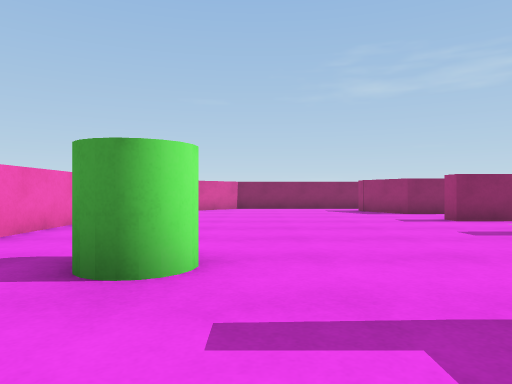
View 1 (above)

24 first-person views from a walk through a 3-D level made in the Unity game engine. The camera is 0.62 m above the floor, looks level and sees 70° across. The floor is counted in squares, 1 m on a side. Each view is taken from the middle of a square. On the plan, view 1 faces up. The plan holds only what a view shows up to about 10 squares ahead; the rest is blank. The place goes on beyond the plan. Surface patterns are stand-ins for the level's own textures.

View 2
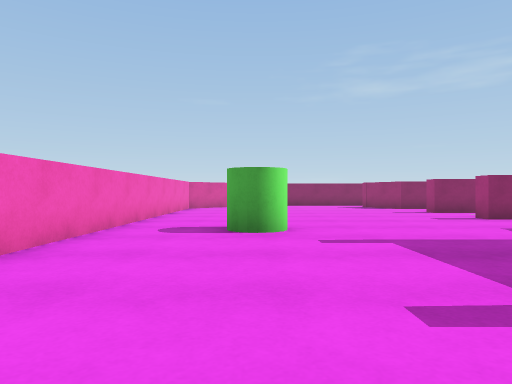

View 3
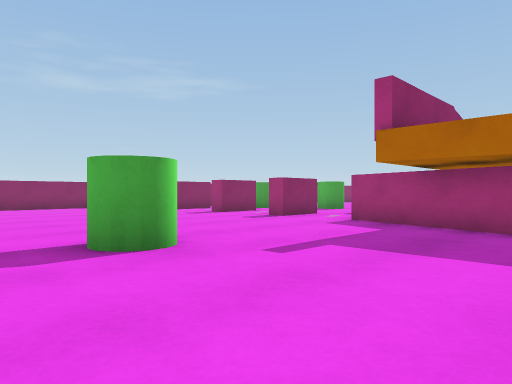

View 4
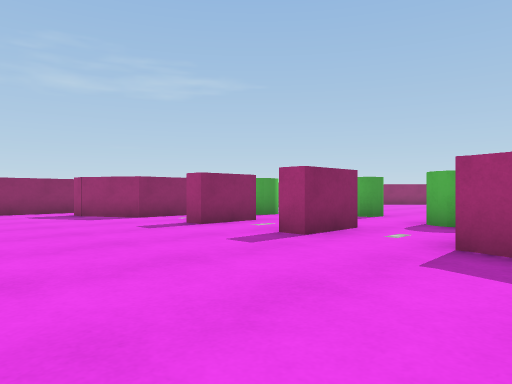

View 5
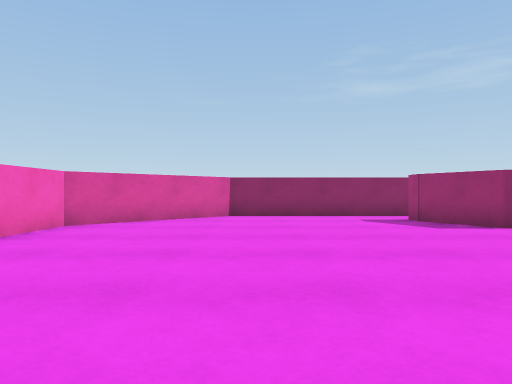

View 6
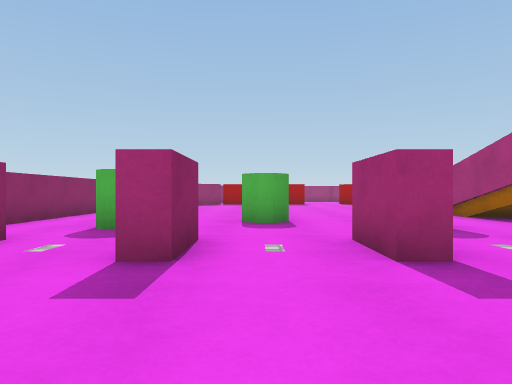

View 7
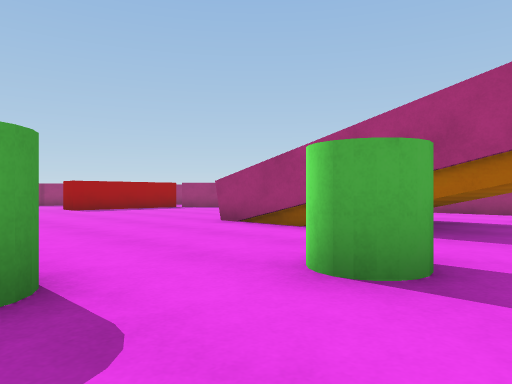

View 8
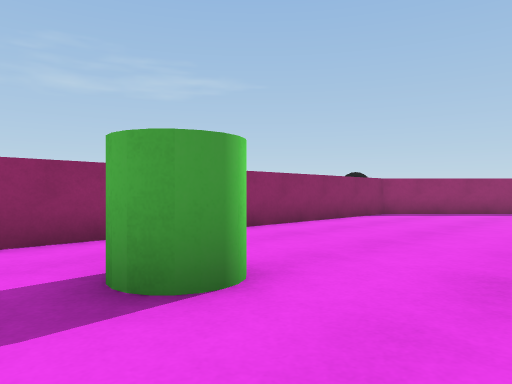

View 9
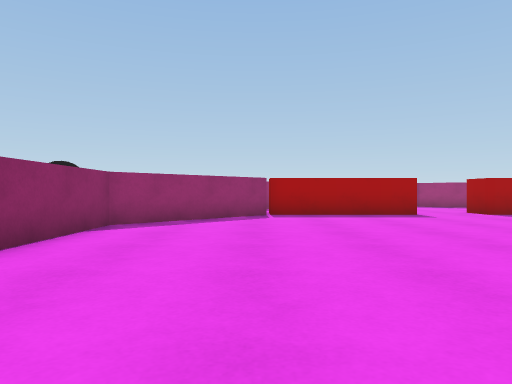

View 10
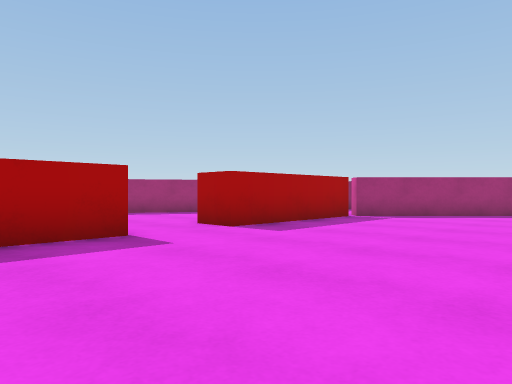

View 11
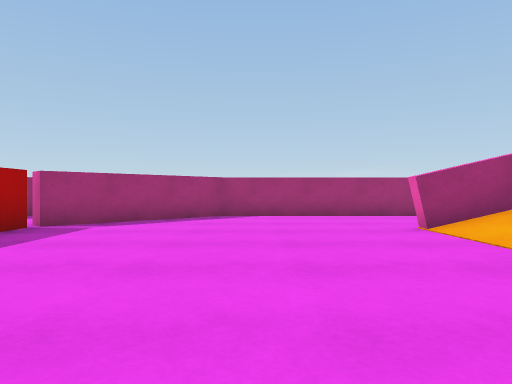

View 12
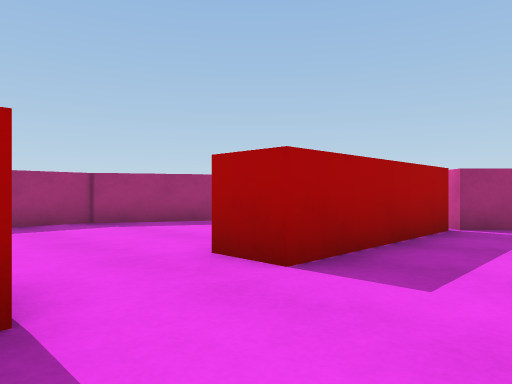

View 13
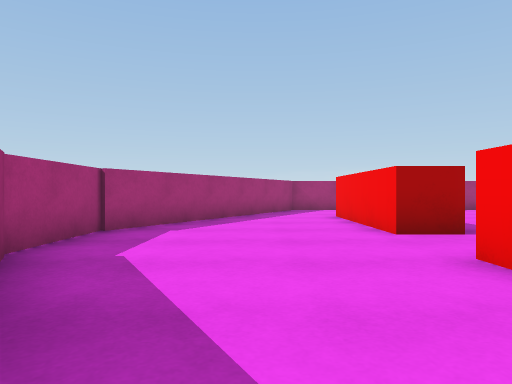

View 14
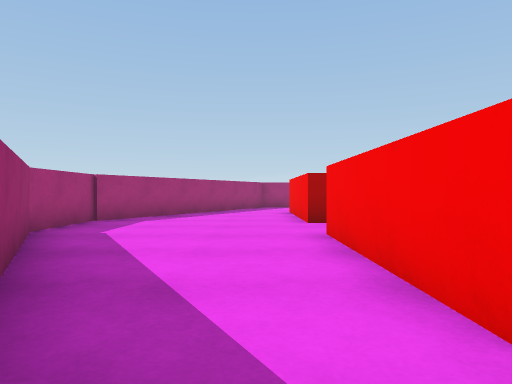

View 15
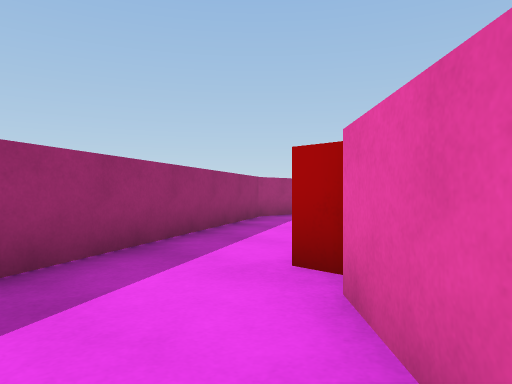

View 16
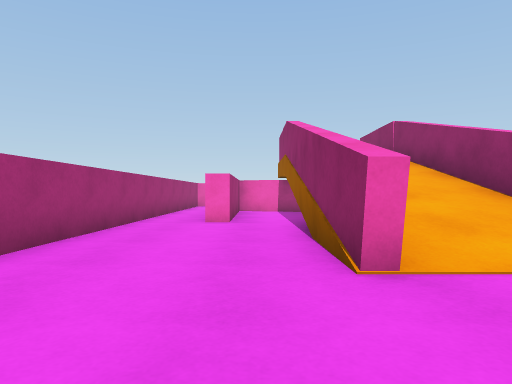

View 17
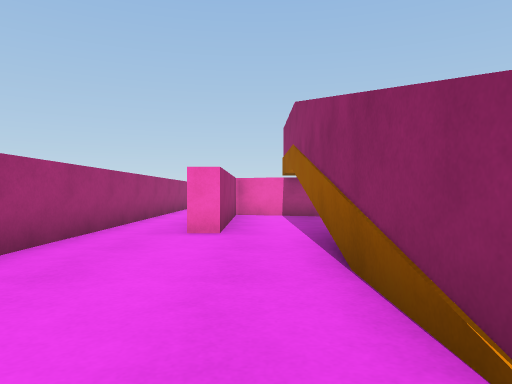

View 18
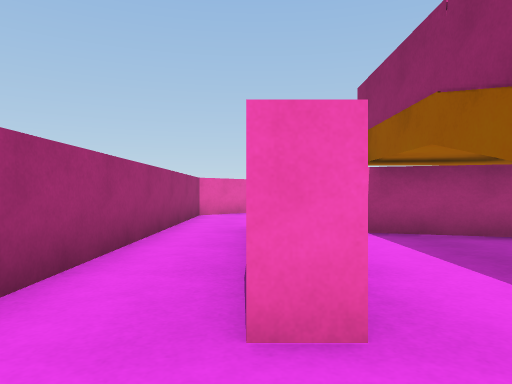

View 19
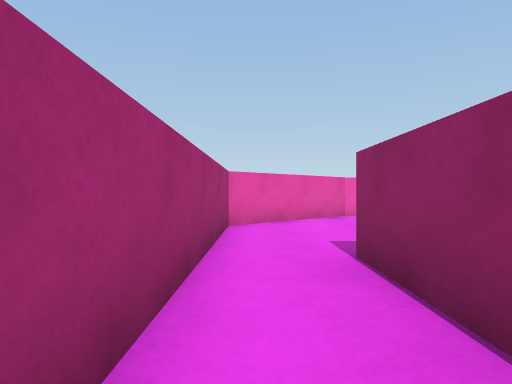

View 20
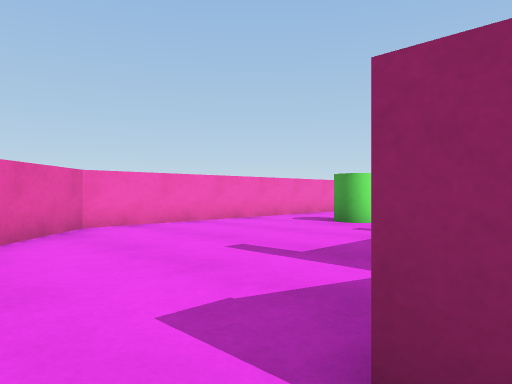

View 21
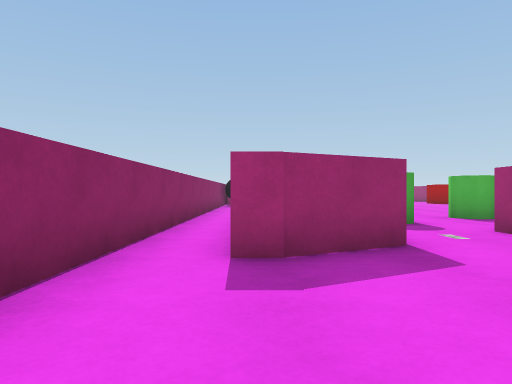

View 22
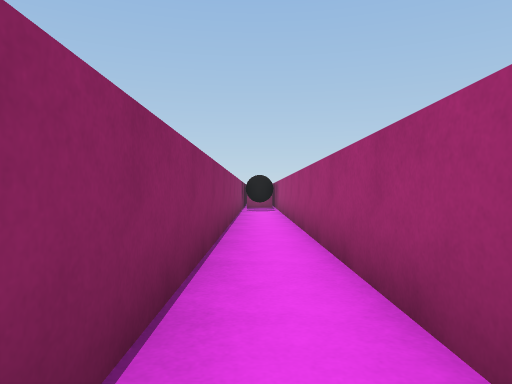

View 23
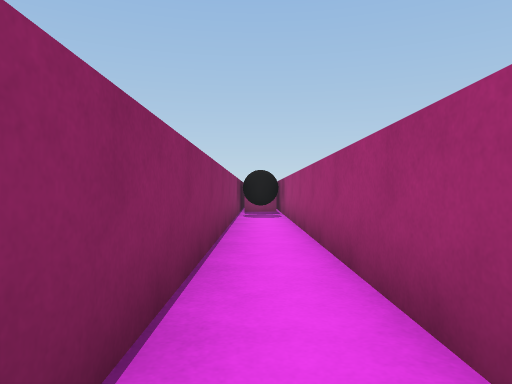

View 24
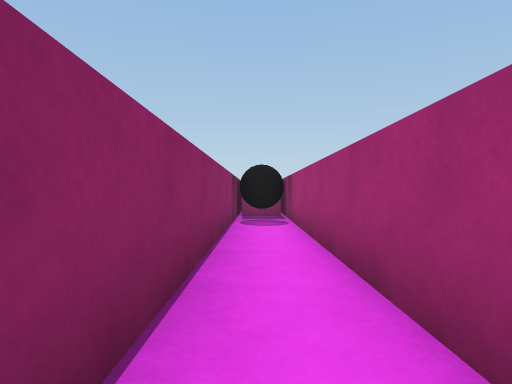

### Floor plan
Key: @ floor where view 1 was taken; # wall or solid block; . floor; / step, stairs or slope; B pink block; C green cylinder; T thing the floor can be seen under or through; L black ball.
Columns run from 4 left of view 1 to 25 right of it. Each row starts with its distance up from view 1.
 14    ##################
 13   ##................LL#
 12  ##.....###############
 11 ##......#............#...##
 10 #.......#BBC.........##...#
  9 #..........CC.........##..##
  8 #........BB............##..#
  7 #............C.........##..##
  6 #......................##...#
  5 #........BB............##...##
  4 #..........CC................#
  3 #..C....#BB..................#
  2 #.......#  ######......##....#
  1 #.......#  //////......##...##
  0 #...@..##.   ////......##..##
 -1 #......#...TTTT##......##..#
 -2 ##.....#..............##..##
 -3  ##....#####.........##
 -4   ##.................#   #
 -5    ###################   #

Where each view was taken, in squares from view 1:
view 1: 0 up, 0 right, facing up
view 2: 3 down, 1 left, facing up
view 3: 1 down, 3 left, facing up-right
view 4: 2 up, 0 right, facing up-right
view 5: 4 up, 0 right, facing up
view 6: 7 up, 1 right, facing right
view 7: 7 up, 6 right, facing down-right
view 8: 7 up, 6 right, facing up-right
view 9: 9 up, 9 right, facing right
view 10: 7 up, 14 right, facing down-right
view 11: 5 up, 15 right, facing down
view 12: 5 up, 17 right, facing down-right
view 13: 8 up, 22 right, facing down
view 14: 10 up, 21 right, facing down
view 15: 11 up, 18 right, facing down-right
view 16: 2 down, 15 right, facing left
view 17: 2 down, 13 right, facing left
view 18: 3 down, 9 right, facing left
view 19: 4 down, 6 right, facing left
view 20: 4 down, 3 right, facing up-left
view 21: 12 up, 0 right, facing right
view 22: 13 up, 3 right, facing right
view 23: 13 up, 6 right, facing right
view 24: 13 up, 8 right, facing right
